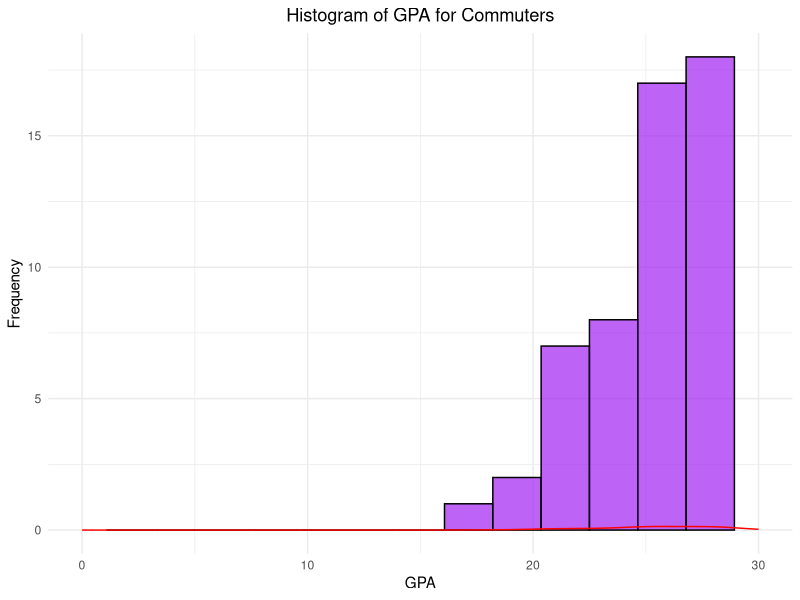
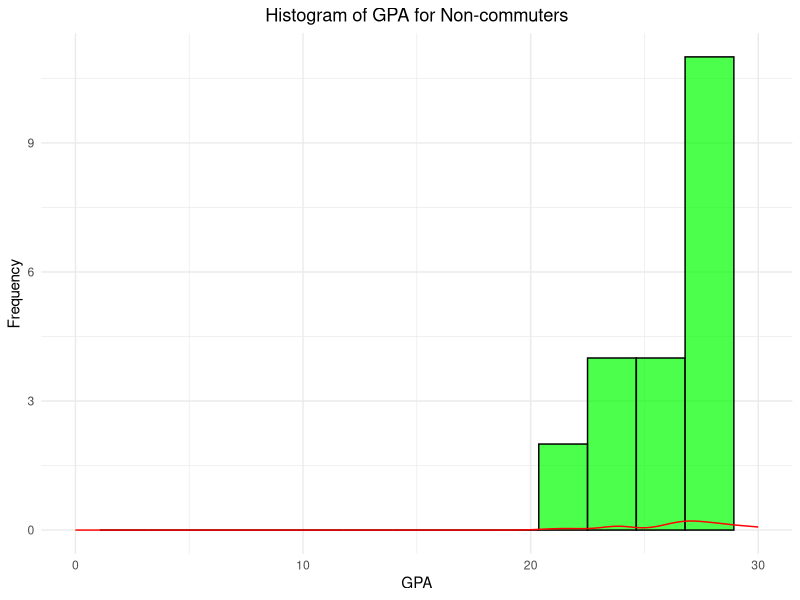
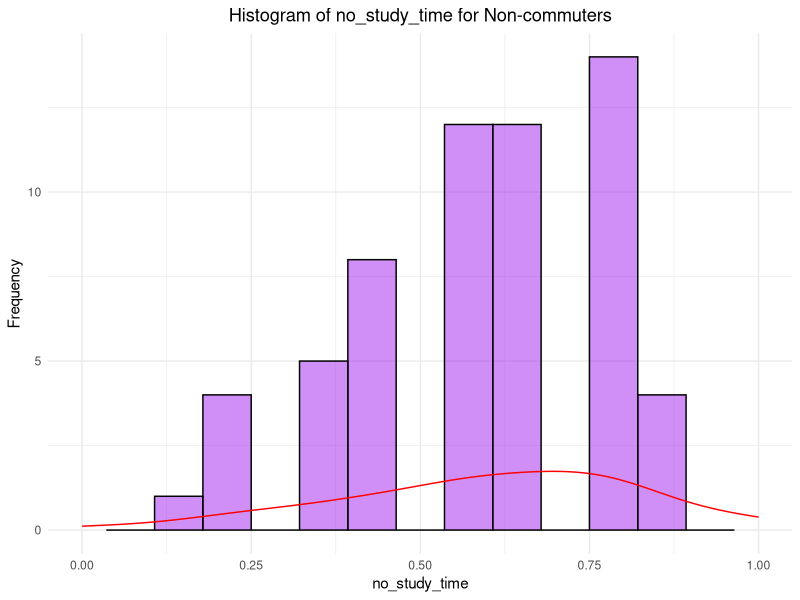
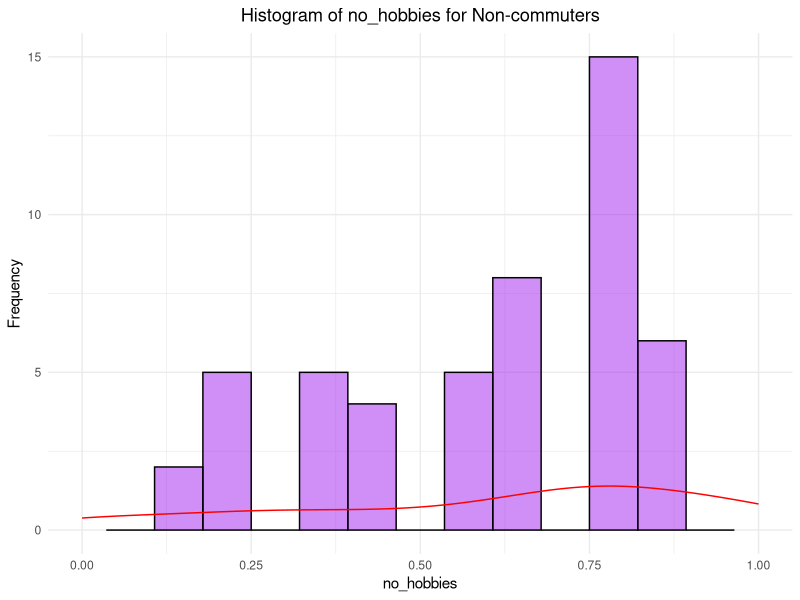
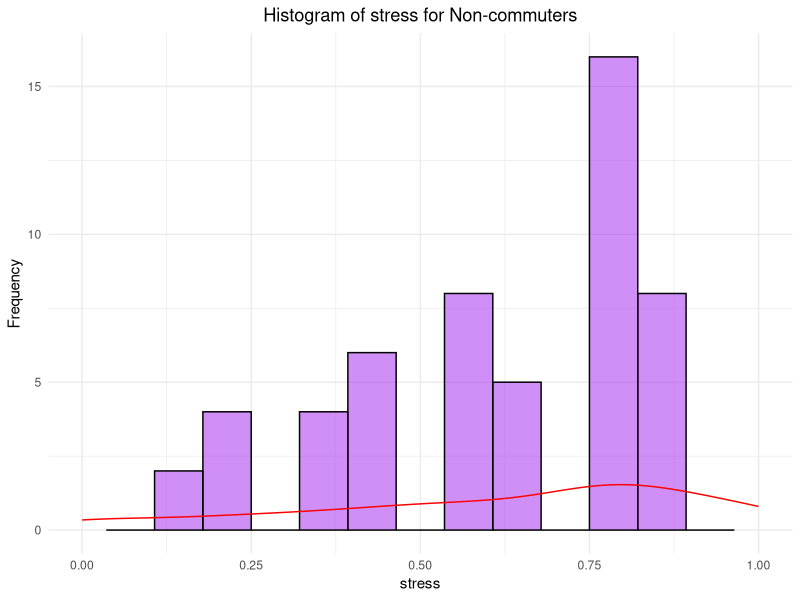
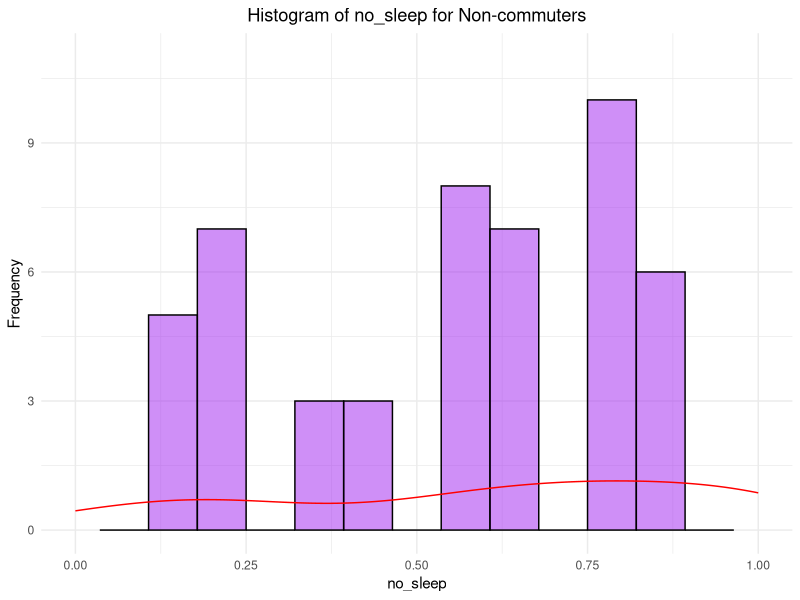
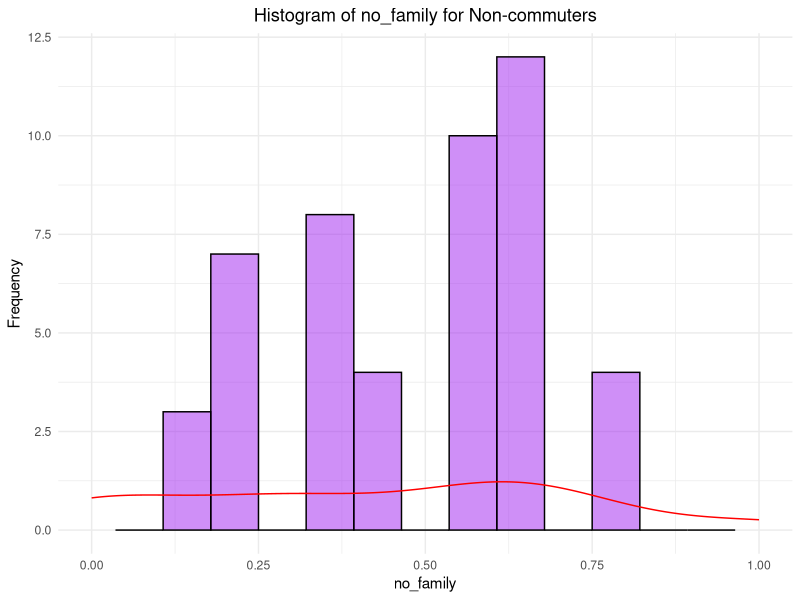
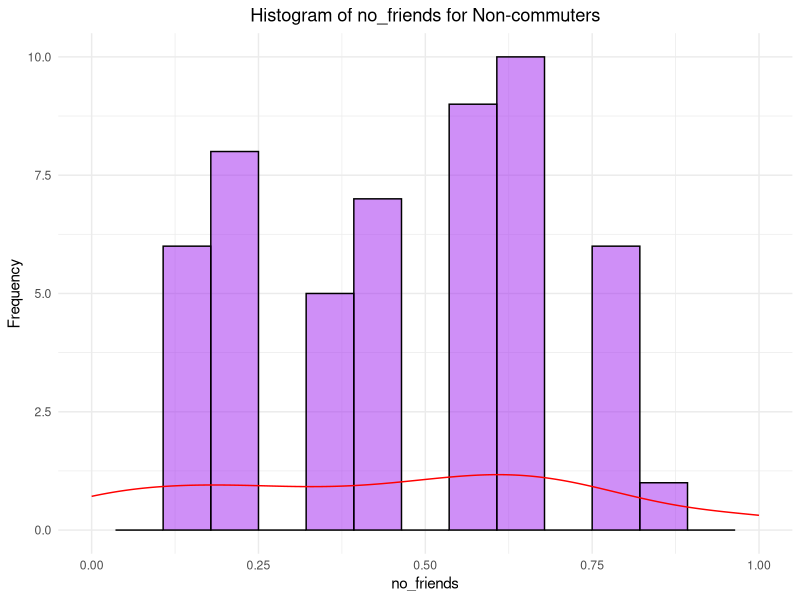

Write R code to recreate these figures, in order.
data <- read.csv("data/merged.csv")
library(ggplot2)
library(dplyr)

n_commuters <- sum(data$is_commuter)
total <- length(data$is_commuter)
n_non_commuters <- total - n_commuters
ratio_commuters <- n_commuters / total

data.frame(
    commuters = n_commuters,
    non_commuters = n_non_commuters,
    ratio_commuters = ratio_commuters
)

attach(data)

# boxplot(gpa[gpa != "N/A"] ~ is_commuter[gpa != "N/A"],
#     data = data,
#     names = c("non commuter", "commuters"),
#     xlab = "is_commuter",
#     ylab = "gpa"
# )

# Histograms for GPA (Commuters)
filtered_commuters <- filter(data, is_commuter == 1 & gpa >= 0 & gpa <= 30)
ggplot(filtered_commuters, aes(x = gpa)) +
  geom_histogram(bins = 15, fill = "purple", color = "black", alpha = 0.7) +
  geom_density(aes(y = ..density..), color = "red") + 
  xlim(0, 30) +  
  ggtitle('Histogram of GPA for Commuters') +
  xlab('GPA') +
  ylab('Frequency') +
  theme_minimal() +
  theme(plot.title = element_text(hjust = 0.5))

# Histogram for GPA (Non-commuters)
filtered_non_commuters <- filter(data, is_commuter == 0 & gpa >= 0 & gpa <= 30)
ggplot(filtered_non_commuters, aes(x = gpa)) +
  geom_histogram(bins = 15, fill = "green", color = "black", alpha = 0.7) +
  geom_density(aes(y = ..density..), color = "red") + 
  xlim(0, 30) +  
  ggtitle('Histogram of GPA for Non-commuters') +
  xlab('GPA') +
  ylab('Frequency') +
  theme_minimal() +
  theme(plot.title = element_text(hjust = 0.5))

#Histogram for mean indices of life quality (Commuters)
filtered_data <- filter(data, is_commuter == 1)
filtered_columns <- filtered_data[, c("no_study_time", "no_hobbies", "stress", "no_sleep", "no_family", "no_friends", "loneliness")]
for (index in colnames(filtered_columns)) {
  xlim_range <- range(filtered_columns[[index]], na.rm = TRUE)
  plot <- ggplot(filtered_columns, aes(x = !!sym(index))) +  
    geom_histogram(bins = 15, alpha = 0.5, fill = "purple", color = "black") +
    geom_density(aes(y = ..density..), color = "red") + 
    xlim(xlim_range[1], xlim_range[2]) +  
    ggtitle(paste("Histogram of", index, "for Non-commuters")) +  
    xlab(index) +  
    ylab('Frequency') + 
    theme_minimal() + 
    theme(plot.title = element_text(hjust = 0.5))
  print(plot)
}

#Histogram for mean indices of life quality (Non-commuters)
filtered_data <- filter(data, is_commuter == 0)
filtered_columns <- filtered_data[, c("no_study_time", "no_hobbies", "stress", "no_sleep", "no_family", "no_friends", "loneliness")]
for (index in colnames(filtered_columns)) {
  xlim_range <- range(filtered_columns[[index]], na.rm = TRUE)
  plot <- ggplot(filtered_columns, aes(x = !!sym(index))) +  
    geom_histogram(bins = 15, alpha = 0.5, fill = "green", color = "black") +
    geom_density(aes(y = ..density..), color = "red") + 
    xlim(xlim_range[1], xlim_range[2]) + 
    ggtitle(paste("Histogram of", index, "for Non-commuters")) +  
    xlab(index) +  
    ylab('Frequency') + 
    theme_minimal() + 
    theme(plot.title = element_text(hjust = 0.5))
  print(plot)
}

# Means for life indices
selected_columns <- c("no_study_time", "no_hobbies", "stress", "no_sleep", "no_family", "no_friends", "loneliness")
data$row_mean <- rowMeans(data[, selected_columns], na.rm = TRUE)
result <- data[, c(selected_columns, "row_mean")]
head(result)

#Boxplot of mean life indices for commuters
boxplot(row_mean ~ is_commuter,
        data = data[!is.na(data$row_mean), ],
        names = c("non commuter", "commuters"),
        xlab = "is_commuter",
        ylab = "gpa"
)

#Pie charts
commute_summary <- data.frame(
  group = c("Non-Commuters", "Commuters"),
  value = c(n_non_commuters, n_commuters)
)
commute_summary$fraction <- commute_summary$value / sum(commute_summary$value)
commute_summary$label <- paste0(commute_summary$group, " (", round(commute_summary$fraction * 100), "%)")

colors <- c("Non-Commuters" = "green","Commuters" = "purple")      

ggplot(commute_summary, aes(x = "", y = fraction, fill = group)) +
  geom_bar(width = 1, stat = "identity", color = "black", alpha = 0.5) +  
  coord_polar(theta = "y") +
  labs(title = "Percentage of Non-Commuters and Commuters") +
  theme_void() + 
  theme(
    legend.position = "right",  
    plot.title = element_text(hjust = 0.5)
  ) +
  scale_fill_manual(
    values = colors  
  )

# Commuters
n_10_commuters <- sum(data$commute_time == 0.00 & data$is_commuter == 1)
n_30_commuters <- sum(data$commute_time == 0.25 & data$is_commuter == 1)
n_1_commuters <- sum(data$commute_time == 0.50 & data$is_commuter == 1)
n_1.5_commuters <- sum(data$commute_time == 0.75 & data$is_commuter == 1)
n_2_commuters <- sum(data$commute_time == 1.00 & data$is_commuter == 1)

commute_time_summary_commuters <- data.frame(
  group = c("Less than 10 min.", "10-30 min.", "30 min. to 1 hour", "1 hour to 1.5 hours", "More than 2 hours"),
  value = c(n_10_commuters, n_30_commuters, n_1_commuters, n_1.5_commuters, n_2_commuters)
)
commute_time_summary_commuters$fraction <- commute_time_summary_commuters$value / sum(commute_time_summary_commuters$value)
commute_time_summary_commuters$label <- paste0(commute_time_summary_commuters$group, " (", round(commute_time_summary_commuters$fraction * 100), "%)")

purple_shades <- c("#E6E6FA", "#D8BFD8", "#BA55D3", "#8A2BE2", "#4B0082")

# Pie chart for commuters
ggplot(commute_time_summary_commuters, aes(x = "", y = fraction, fill = group)) +
  geom_bar(width = 1, stat = "identity", color = "black", alpha = 0.7) +  
  coord_polar(theta = "y") +
  labs(title = "Percentage of Commuting Times for Commuters") +
  theme_void() + 
  theme(
    legend.position = "right",  
    plot.title = element_text(hjust = 0.5)
  ) +
  scale_fill_manual(
    values = purple_shades,  
    breaks = commute_time_summary_commuters$group,  
    labels = commute_time_summary_commuters$label  
  )

# Non-commuters
n_10_non_commuters <- sum(data$commute_time == 0.00 & data$is_commuter == 0)
n_30_non_commuters <- sum(data$commute_time == 0.25 & data$is_commuter == 0)
n_1_non_commuters <- sum(data$commute_time == 0.50 & data$is_commuter == 0)
n_1.5_non_commuters <- sum(data$commute_time == 0.75 & data$is_commuter == 0)
n_2_non_commuters <- sum(data$commute_time == 1.00 & data$is_commuter == 0)

commute_time_summary_non_commuters <- data.frame(
  group = c("Less than 10 min.", "10-30 min.", "30 min. to 1 hour", "1 hour to 1.5 hours", "More than 2 hours"),
  value = c(n_10_non_commuters, n_30_non_commuters, n_1_non_commuters, n_1.5_non_commuters, n_2_non_commuters)
)
commute_time_summary_non_commuters$fraction <- commute_time_summary_non_commuters$value / sum(commute_time_summary_non_commuters$value)
commute_time_summary_non_commuters$label <- paste0(commute_time_summary_non_commuters$group, " (", round(commute_time_summary_non_commuters$fraction * 100), "%)")

green_shades <- c("#E6F9E6", "#C2F0C2", "#66CC66", "#009900", "#006400")

# Pie chart for non-commuters
ggplot(commute_time_summary_non_commuters, aes(x = "", y = fraction, fill = group)) +
  geom_bar(width = 1, stat = "identity", color = "black", alpha = 0.7) +  
  coord_polar(theta = "y") +
  labs(title = "Percentage of Commuting Times for Non-commuters") +
  theme_void() + 
  theme(
    legend.position = "right",  
    plot.title = element_text(hjust = 0.5)
  ) +
  scale_fill_manual(
    values = green_shades,  
    breaks = commute_time_summary_non_commuters$group,  
    labels = commute_time_summary_non_commuters$label  
  )

#Checking normality of variables: commuters_gpa and noncommuters_gpa
commuters_gpa <- data$gpa[data$is_commuter == 1 & data$gpa != -1]
non_commuters_gpa <- data$gpa[data$is_commuter == 0 & data$gpa != -1]
shapiro.test(commuters_gpa)
shapiro.test(non_commuters_gpa)

#Permorming Wicoxon test since Shapiro test showed the GPA distribution for commuters was not normal
#Testing the hypothesis "Commuters have a lower GPA than non-commuters":
wilcox_test_result <- wilcox.test(commuters_gpa, non_commuters_gpa, 
                                  alternative = "less") 
print(wilcox_test_result)

#Anova to test "More time commuting implies lower GPA":
data$commute_time_group <- as.factor(data$commute_time)  
filtered_data <- filter(data, commute_time > 0 & gpa != -1)

boxplot(gpa[gpa != -1] ~ commute_time_group[gpa != -1], data = filtered_data,
        xlab = "Commute Time Group",
        ylab = "GPA",
        main = "GPA by Commute Time Group",
        col = scales::alpha(c("#E6E6FA", "#D8BFD8", "#BA55D3", "#8A2BE2", "#4B0082"), alpha = 0.7))  

anova_result <- aov(gpa ~ commute_time_group, data = filtered_data)
summary(anova_result)

#Testing the hypothesis "Commuters have a lower mean of life indices":
selected_columns <- c("no_study_time", "no_hobbies", "stress", "no_sleep", "no_family", "no_friends", "loneliness")
data$row_mean <- rowMeans(data[, selected_columns], na.rm = TRUE)
commuters_data <- filter(data, is_commuter == 1)
non_commuters_data <- filter(data, is_commuter == 0)

#Shapiro-Wilk test for normality of 'row_mean'
shapiro_commuters <- shapiro.test(commuters_data$row_mean)
shapiro_non_commuters <- shapiro.test(non_commuters_data$row_mean)
shapiro_commuters
shapiro_non_commuters
#t-test as they're both normally distributed
t_test_result <- t.test(commuters_data$row_mean, non_commuters_data$row_mean, 
                        alternative = "less", var.equal = TRUE)
t_test_result
